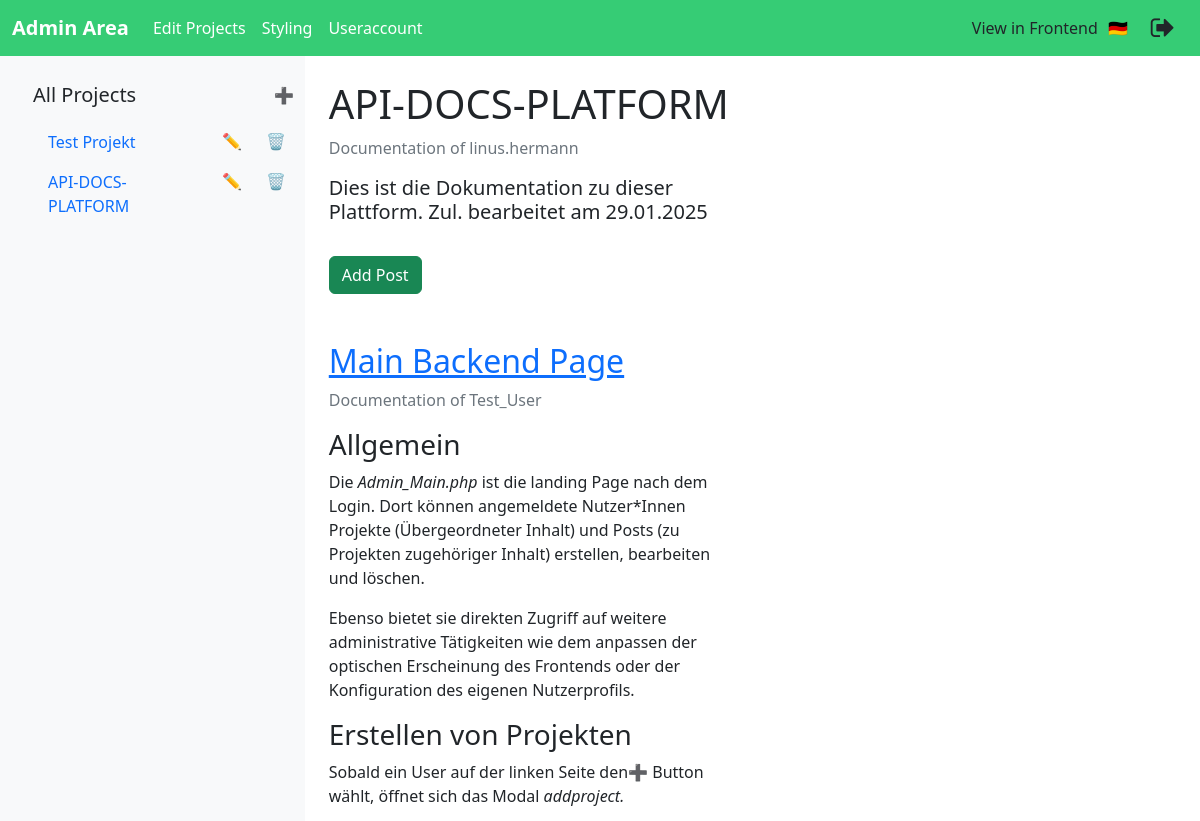
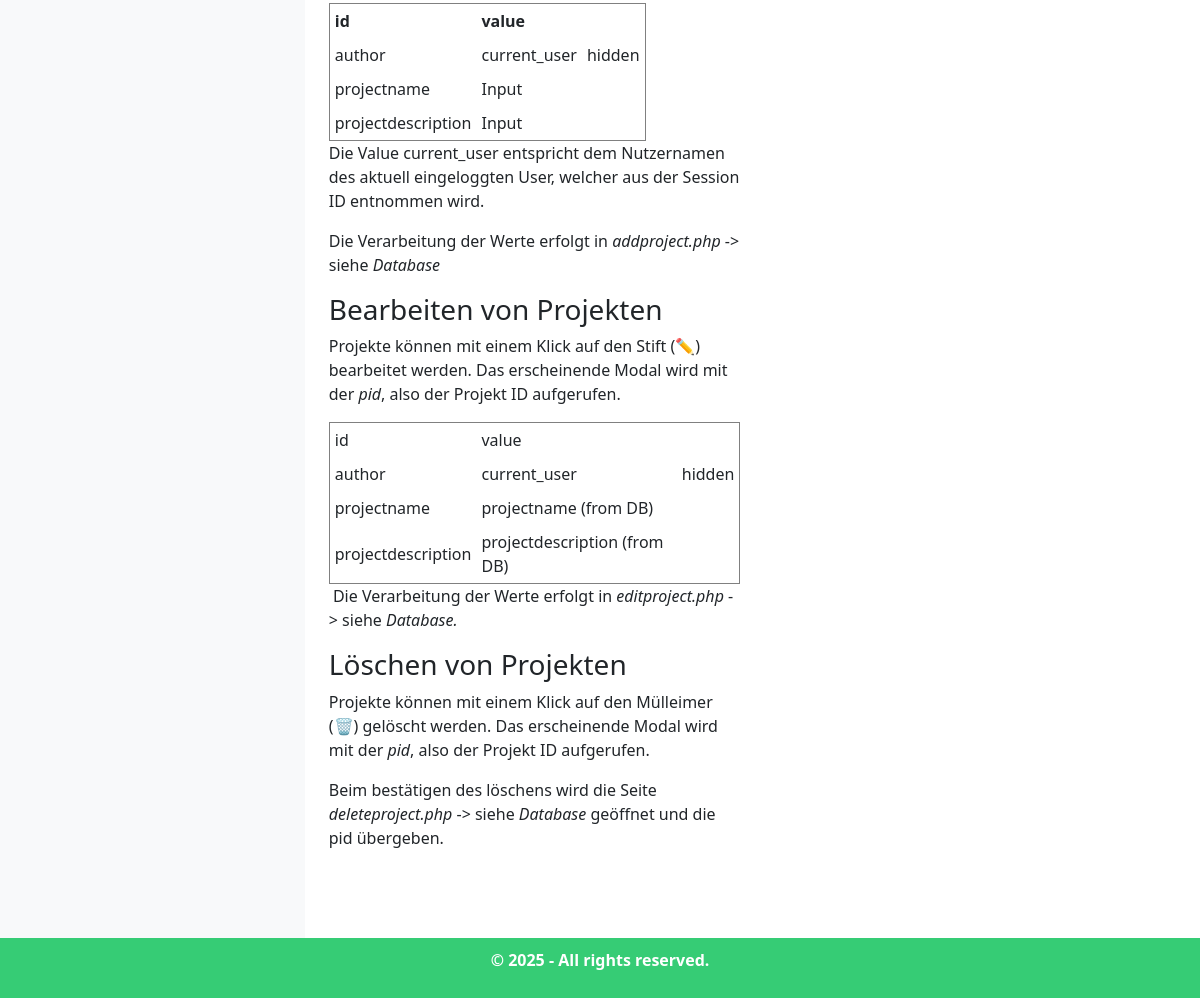
Page /Backend/admin_main.php?project=16 (signed in) on the committed database (2 pictures, top to bottom).
### tables this page shows
CREATE TABLE `projekte` (
  `pid` int(11) NOT NULL,
  `name` text NOT NULL,
  `description` text NOT NULL,
  `author` text NOT NULL
);

CREATE TABLE `posts` (
  `poid` int(11) NOT NULL,
  `to_pid` int(11) NOT NULL,
  `name` text NOT NULL,
  `content` text DEFAULT NULL,
  `author` text NOT NULL
);

### Backend/locale/language_config.php (called while the page is built)
<?php
include "connect.php";
$current_user = $_SESSION['user'];
$sql_postinfo = "SELECT * FROM user WHERE username ='" . $current_user . "'";
$result_postsinfo = mysqli_query($conn, $sql_postinfo);
 if (mysqli_num_rows($result_postsinfo) > 0) {
 while($row_post = mysqli_fetch_assoc($result_postsinfo)) {
    if ($row_post["lang"] == "de") {
        $global_language_setting = "de";
    }
    else if ($row_post["lang"] == "en") {
        $global_language_setting = "en";
    }
 }
 }
 else {
    $global_language_setting = "de";
 }
function loadtranslation($lang) {
    $filePath = __DIR__ . "/{$lang}.json";
    if (file_exists($filePath)) {
        return json_decode(file_get_contents($filePath), true);
    }
    return [];
}
if ($global_language_setting == "de") {
    $language = loadtranslation("de");
} else if ($global_language_setting == "en") {
    $language = loadtranslation("en");
}
function __($key, $language)
{
    return $language[$key] ?? $key;
}
?>

### Backend/admin_main.php (the view, shortened to what this page needs)
<?php
include "connect.php";
include "./locale/language_config.php";
if (isset($_GET['project'])) {
    $pid = $_GET['project'];
}
else {
    $pid = "";
}
?>
<!doctype html>
<html lang="de">
  <head>
    <link href="https://cdn.jsdelivr.net/npm/bootstrap@5.3.3/dist/css/bootstrap.min.css" rel="stylesheet">
    <link rel="stylesheet" href="https://cdnjs.cloudflare.com/ajax/libs/font-awesome/4.7.0/css/font-awesome.min.css">
  </head>
  <body>
  <nav class="navbar navbar-expand-lg" data-bs-theme="dark" style="background-color:rgb(54, 204, 117);">
    <div class="container-fluid">
      <a class="navbar-brand" href="admin_main.php"><b><?php echo __("admin_heading", $language); ?></b></a>
      <div class="collapse navbar-collapse" id="navbarNav">
        <ul class="navbar-nav">
          <li class="nav-item">
            <a class="nav-link active" aria-current="page" href="admin_main.php"><?php echo __("edit_projects_heading", $language); ?></a>
          </li>
          <li class="nav-item">
            <a class="nav-link active" aria-current="page" href="admin_style_settings.php"><?php echo __("styling_heading", $language); ?></a>
          </li>
          <li class="nav-item">
            <a class="nav-link active" aria-current="page" href="useraccount_page.php"><?php echo __("user_account_heading", $language); ?></a>
          </li>
        </ul>
      </div>
      <nav class="navbar-right">
        <?php if ($pid != "") {echo "<a class='nav-link active' href='../frontend/docs/index.php?doku=".$pid."'>".  __("to_frontend", $language) . "</a>";}?>
        <?php echo "<a class='nav-link active' href='userLang.php'>".  __("language", $language) . "</a>";?>
        <a href='logout.php' style="font-size:26px" class='fa fa-sign-out btn shadow-none'></a>
      </nav>
    </div>
  </nav>
  <div class="main-content">
    <div class="sidebar" id="sidebar">
      <div class='row'>
          <div class='col-8'>
            <button type='button' class='btn shadow-none'><?php echo "<h5>" .  __("all_projects", $language) . "</h5>";?></button>
          </div>
          <div class='col-2'>
          </div>
          <div class='col-2'>
            <button type="button" class="btn shadow-none" data-bs-toggle="modal" data-bs-target="#addproject">➕</button>
          </div>
      </div>
      <ul class="nav flex-column">
<?php
        $sql_projects = "SELECT * FROM projekte";
        $result_projects = mysqli_query($conn, $sql_projects);
        if (mysqli_num_rows($result_projects) > 0) {
          while($row_project = mysqli_fetch_assoc($result_projects)) {
            echo "<li class='nav-item'>";
            echo "<div class='container'>
                    <div class='row'>
                        <div class='col-8'>
                            <a class='nav-link' href='admin_main.php?project=" . $row_project["pid"] . "'>" . $row_project["name"] . "</a>
                        </div>
                        <div class='col-2'>
                            <button type='button' class='btn shadow-none' data-bs-toggle='modal' data-bs-target='#edit" . $row_project["pid"] . "'>✏️</button>
                        </div>
                        <div class='col-2'>
                            <button type='button'  class='btn shadow-none' data-bs-toggle='modal' data-bs-target='#delete" . $row_project["pid"] . "'>🗑️</button>
                        </div>
                    </div>
                </div>";
            echo "</li>";
          }
        }
        else {
          echo "";
        }
        ?>
      </ul>
    </div>
    <div class="container-fluid p-4">
    <div class="row">
        <div class="col-6">
<?php
if ($pid == "") {
    echo "<h2>" .  __("no_project_title", $language) . "</h2><br>";
    echo "" . __("no_project_description", $language) . "";
    echo "<br><br>";
}
else {
    $sql_postinfo = "SELECT * FROM posts WHERE to_pid = " . $pid . "";
    $result_postsinfo = mysqli_query($conn, $sql_postinfo);
    $sql_projekt = "SELECT * FROM projekte WHERE pid = " . $pid . "";
    $result_projekt = mysqli_query($conn, $sql_projekt);
    $projekt = mysqli_fetch_assoc($result_projekt);
    echo "<h1>" . $projekt["name"] ."</h1>";
    echo "<p class='text-secondary'>".  __("docs of", $language) ." ".  $projekt["author"]  ."</p>";
    echo "<h5>" . $projekt["description"] ."</h1><br>";
    echo "<a href='addpost_page.php?topid=" . $pid . "' class='btn btn-success'>" . __("add_post", $language) . "</a>";
    echo "<br><br><br>";
    if (mysqli_num_rows($result_postsinfo) > 0) {
    while($row_post = mysqli_fetch_assoc($result_postsinfo)) {
        echo "<h2><a href='editpost_page.php?poid=" . $row_post["poid"] . "'>".  $row_post["name"]  ."</a></h2>";
        echo "<p class='text-secondary'>".  __("docs of", $language) ." ".  $row_post["author"]  ."</p>";
        echo jsonToHtml($row_post["content"]);
        echo "<br><br>";
    }
    }
    else {
        echo __("documentation_empty", $language);
    }
}
function jsonToHtml($json) {
  $data = json_decode($json, true);
  $html = '';
  foreach ($data['blocks'] as $block) {
    switch ($block['type']) {
        case 'header':
            $html .= '<h' . $block['data']['level'] . '>' . htmlspecialchars($block['data']['text']) . '</h' . $block['data']['level'] . '>';
            break;
        case 'paragraph':
            $text = $block['data']['text'];
            $html .= '<p>' . $text . '</p>';
            break;
        case 'table':
            $rows = $block['data']['content'];
            $withHeadings = $block['data']['withHeadings'] ?? false;
            $html .= '<table border="1" cellspacing="0" cellpadding="5">';
            foreach ($rows as $rowIndex => $row) {
                $html .= '<tr>';
                foreach ($row as $cellIndex => $cell) {
                    if ($withHeadings && $rowIndex === 0) {
                        $html .= '<th>' . htmlspecialchars($cell) . '</th>';
                    } else {
                        $html .= '<td>' . htmlspecialchars($cell) . '</td>';
                    }
                }
                $html .= '</tr>';
            }
            $html .= '</table>';
            break;
    }
  }
  return $html;
}
?>
        </div>
        <div class="col-4">
        </div>
    </div>
    </div>
  </div>
  <footer class="footer">
    <p><b><?php echo __("copyright", $language); ?></b></p>
  </footer>
  </body>
</html>

### Backend/admin_main.php (style rules this page uses)
body { display: flex; min-height: 100vh; flex-direction: column; }
.main-content { flex: 1; display: flex; }
.sidebar { width: 400px; background-color: #f8f9fa; padding: 20px; transition: transform 0.3s ease; }
.navbar-right { display: flex; align-items: center; gap: 10px; }
.navbar-right a { text-decoration: none; color: inherit; }
.footer { background-color: rgb(54, 204, 117); color: white; text-align: center; padding: 10px; }

### rows in the picture
projekte: name "Test Projekt"
projekte: name "API-DOCS-PLATFORM", author "linus.hermann", description "Dies ist die Dokumentation zu dieser Plattform. Zul. bearbeitet am 29.01.2025"
posts: name "Main Backend Page", author "Test_User", content "Allgemein Erstellen von Projekten Bearbeiten von Projekten Löschen von Projekten", text "Die Admin_Main.php ist die landing Page nach dem Login. Dort können angemeldete Nutzer*Innen Projekte (Übergeordneter Inhalt) und Posts (zu Projekten zugehöriger Inhalt) erstellen, bearbeiten und löschen. Ebenso bietet sie direkten Zugriff auf weitere administrative Tätigkeiten wie dem anpassen der optischen Erscheinung des Frontends oder der Konfiguration des eigenen Nutzerprofils. Sobald ein User auf der linken Seite den➕ Button wählt, öffnet sich das Modal addproject. Die Value current_user entspricht dem Nutzernamen des aktuell eingeloggten User, welcher aus der Session ID entnommen wird. Die Verarbeitung der Werte erfolgt in addproject.php -> siehe Database Projekte können mit einem…", cell "id", cell "value", cell "author", cell "current_user", cell "hidden", cell "projectname", cell "Input", cell "projectdescription", cell "projectname (from DB)", cell "projectdescription (from DB)"

### other values in the picture
__("admin_heading", $language) "Admin Area"
__("edit_projects_heading", $language) "Edit Projects"
__("styling_heading", $language) "Styling"
__("user_account_heading", $language) "Useraccount"
__("to_frontend", $language) "View in Frontend"
__("language", $language) "🇩🇪"
__("all_projects", $language) "All Projects"
__("docs of", $language) "Documentation of"
__("add_post", $language) "Add Post"
__("copyright", $language) "© 2025 - All rights reserved."
